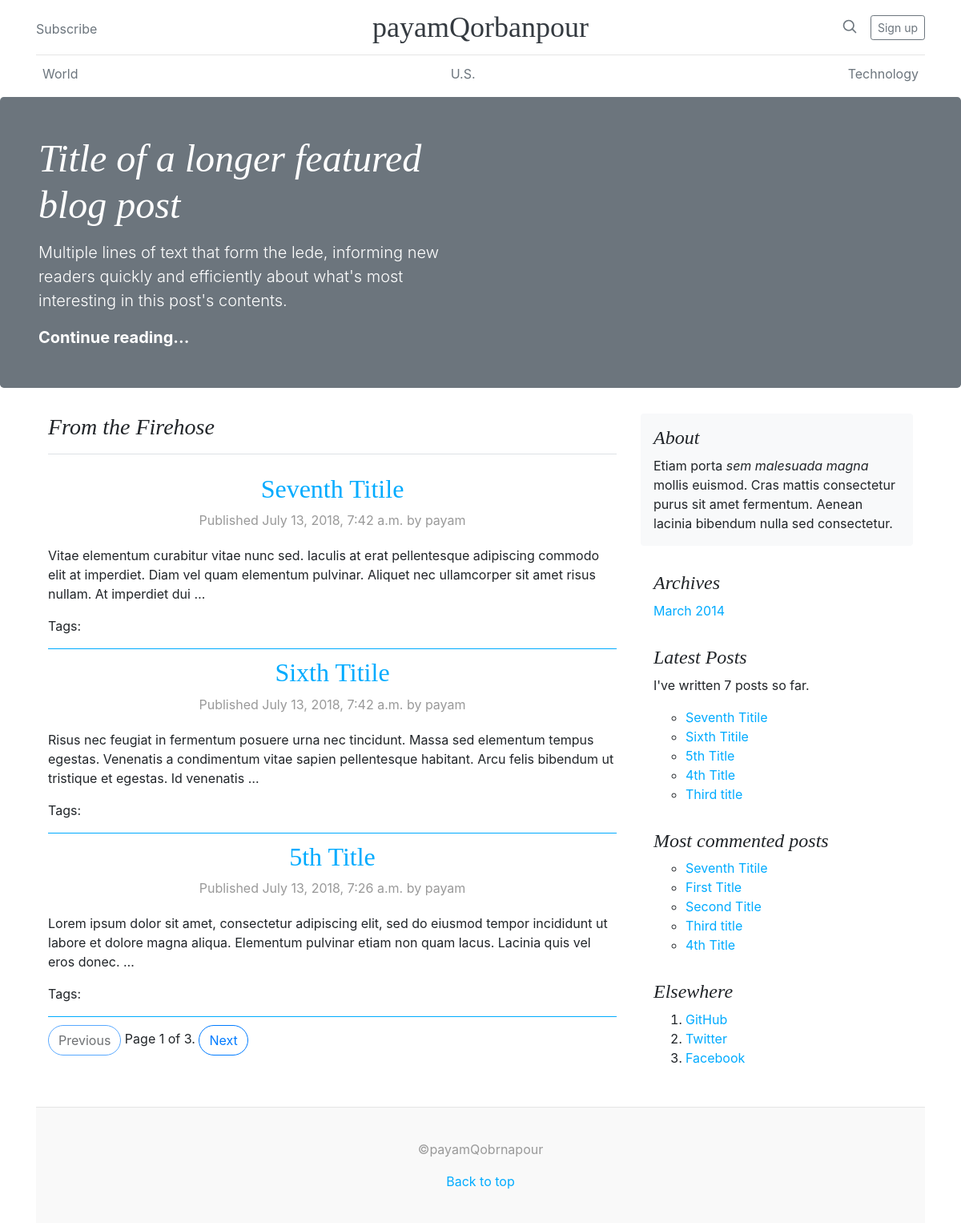
The page /blog/ on the database as committed earlier.
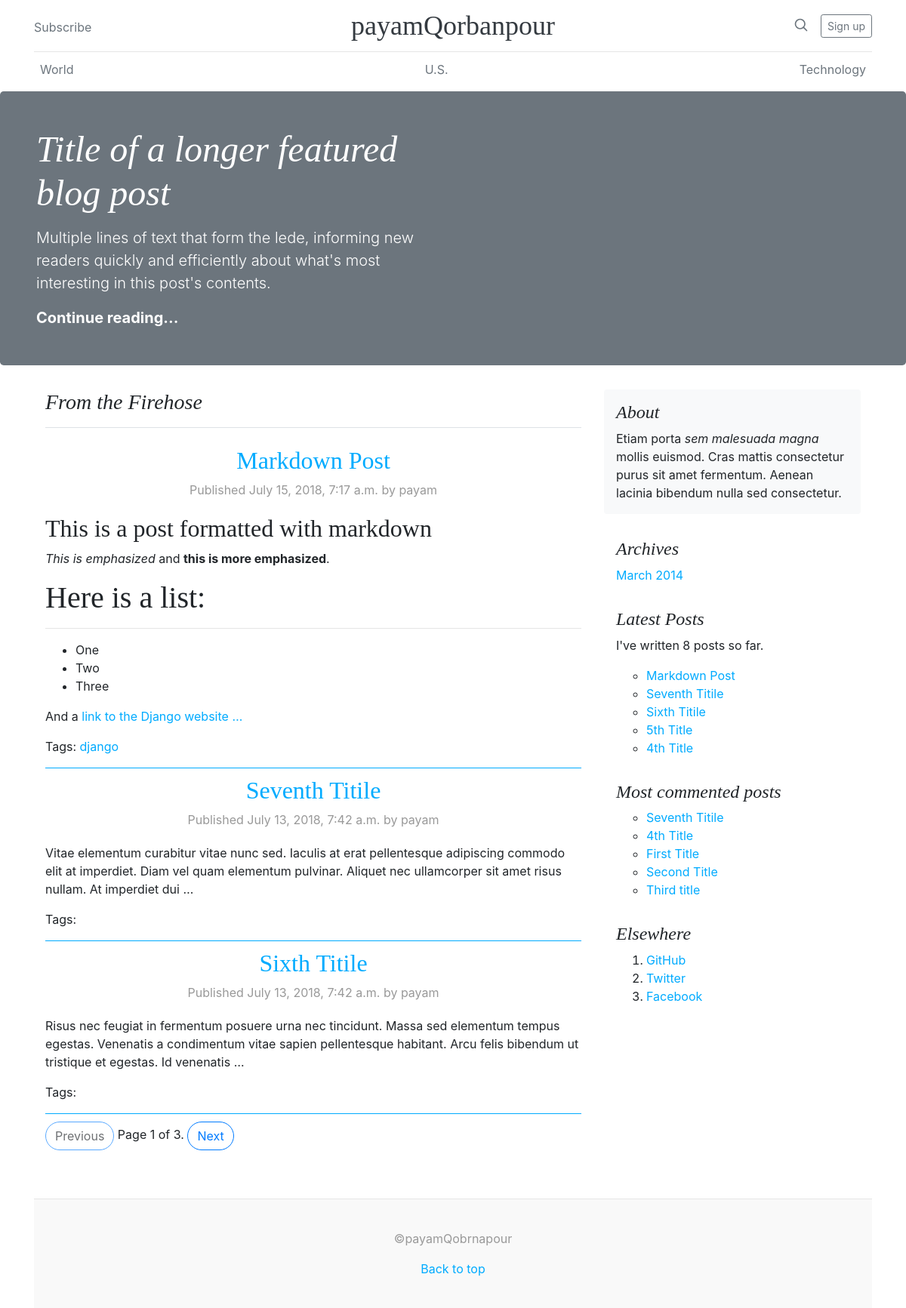
The same page on the database as committed later.
### blog/models.py (models this page shows, shortened)
class Post(models.Model):
    STATUS_CHOICES = (
        ('draft', 'Draft'),
        ('published', 'Published'),
    )
    title = models.CharField(max_length=250)
    slug = models.SlugField(max_length=250, unique_for_date='publish')
    author = models.ForeignKey(User, related_name='blog_posts', on_delete=models.CASCADE)
    image = models.FileField(upload_to=uploadLocation, null=True, blank=True)
    body = models.TextField()
    tags = TaggableManager(blank=True)
    publish = models.DateTimeField(default=timezone.now)
    created = models.DateTimeField(auto_now_add=True)
    updated = models.DateTimeField(auto_now=True)
    status = models.CharField(max_length=10, choices=STATUS_CHOICES, default='draft')
    objects = models.Manager()
    published = PublishedManager()
    class Meta:
        ordering = ('-publish',)
    def get_absolute_url(self):
        return reverse('blog:post_detail', args=[self.publish.year, self.publish.strftime('%m'), self.publish.strftime('%d'), self.slug])

### blog/views.py (the view)
# urls.py: url(r'^tag/(?P<tag_slug>[-\w]+)/$', views.post_list, name='post_list_by_tag'),
def post_list(request, tag_slug=None):
    object_list = Post.published.all()
    tag = None
    if tag_slug:
        tag = get_object_or_404(Tag, slug=tag_slug)
        object_list = object_list.filter(tags__in=[tag])
    paginator = Paginator(object_list, 3) # 3 posts in each page
    page = request.GET.get('page')
    try:
        posts = paginator.page(page)
    except PageNotAnInteger:
        posts = paginator.page(1)
    except EmptyPage:
        posts = paginator.page(paginator.num_pages)
    return render(request, 'blog/post/list.html', {'page': page, 'posts': posts, 'tag': tag})

### blog/models.py (called while the page is built)
    def get_queryset(self):
        return super(PublishedManager, self).get_queryset().filter(status='published')

### blog/templatetags/blog_tags.py (called while the page is built)
@register.simple_tag
def total_posts():
    return Post.published.count()

@register.inclusion_tag('blog/post/latest_posts.html')
def show_latest_posts(count=5):
    latest_posts = Post.published.order_by('-publish')[:count]
    return {'latest_posts': latest_posts}

@register.simple_tag
def get_most_commented_posts(count=5):
    return Post.published.annotate(total_comments=Count('comments')).order_by('-total_comments')[:count]

@register.filter(name='markdown')
def markdown_format(text):
    return mark_safe(markdown.markdown(text))

### blog/templates/blog/post/list.html (shortened to what this page needs)
{% extends "blog/base.html" %}
{% load blog_tags %}
{% block content %}
    {% for post in posts %}
    <div class="postBottom">
      <h2 class="blog-post-title text-center">
        <a href="{{ post.get_absolute_url }}">
          {{ post.title }}
        </a>
      </h2>
      <p class="blog-post-meta text-center">
      Published {{ post.publish }} by {{ post.author }}
      </p>
      {{ post.body|markdown|truncatewords_html:30 }}
      <p class="tags">
        Tags:
        {% for tag in post.tags.all %}
          <a href="{% url "blog:post_list_by_tag" tag.slug %}">
            {{ tag.name }}
          </a>
        {% endfor %}
      </p>
    </div>
    {% endfor %}
  {% include "pagination.html" with page=posts %}
{% endblock %}

### blog/templates/blog/base.html (shortened to what the changed rows need)
{% load blog_tags %}
{% load staticfiles %}
<!doctype html>
<html lang="en">
  <head>
    <link href="{% static "css/bootstrap.min.css" %}" rel="stylesheet">
    <link href= "{% static "css/blog.css" %}" rel="stylesheet">
    <link rel="stylesheet" href="https://cdnjs.cloudflare.com/ajax/libs/font-awesome/4.7.0/css/font-awesome.min.css">
  </head>
  <body>
      <div class="jumbotron p-3 p-md-5 bg-secondary text-white">
        <div class="col-md-6 px-0">
          <h1 class="display-4 font-italic">Title of a longer featured blog post</h1>
        </div>
      </div>
  <div class="container">
    <main role="main" class="container">
      <div class="row">
        <div class="col-md-8 blog-main">
          {% block content %}
          {% endblock %}
        </div>
        <aside class="col-md-4 blog-sidebar">
          <div class="p-3">
            <ol class="list-unstyled mb-0">
              <p>I've written {% total_posts %} posts so far.</p>
              {% show_latest_posts 5 %}
            </ol>
          </div>
          <div class="p-3">
            {% get_most_commented_posts as most_commented_posts %}
            <ol class="list-unstyled mb-0">
              <ul>
                {% for post in most_commented_posts %}
                  <li>
                    <a href="{{ post.get_absolute_url }}">{{ post.title }}</a>
                  </li>
                {% endfor %}
              </ul>
            </ol>
          </div>
        </aside>
      </div>
    </main>
  </body>
</html>

### blog/templates/blog/post/latest_posts.html
<ul>
  {% for post in latest_posts %}
    <li>
      <a href="{{ post.get_absolute_url }}">{{ post.title }}</a>
    </li>
  {% endfor %}
</ul>

Rows that differ between the two databases and show on the page:
no longer on one of the page's lists (row unchanged): Post: title "5th Title", publish "July 13, 2018, 7:26 a.m.", author "payam", body "Lorem ipsum dolor sit amet, consectetur adipiscing elit, sed do eiusmod tempor incididunt ut labore et dolore magna aliqua. Elementum pulvinar etiam non quam lacus. Lacinia quis vel eros donec. …"
no longer on one of the page's lists (row unchanged): Post: title "Third title"
added Post: title "Markdown Post", publish "July 15, 2018, 7:17 a.m.", author "payam", body "This is a post formatted with markdown This is emphasized and this is more emphasized . Here is a list: One Two Three And a link to the Django website …"
now on this page (row unchanged): Tag: name "django"
shown differently, row unchanged: Post "4th Title": moves up the list
Other text that changed with them:
text no longer shown: "7"
text now shown: "8"
